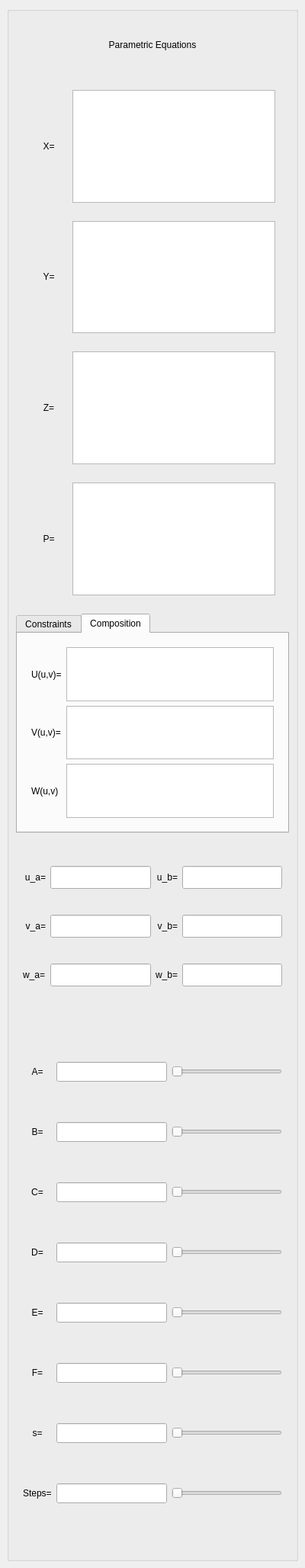
  <widget class="QDockWidget" name="dockEquations">
   <property name="minimumSize">
    <size>
     <width>400</width>
     <height>1836</height>
    </size>
   </property>
   <property name="maximumSize">
    <size>
     <width>400</width>
     <height>524287</height>
    </size>
   </property>
   <property name="windowTitle">
    <string>Equations</string>
   </property>
   <attribute name="dockWidgetArea">
    <number>4</number>
   </attribute>
   <widget class="QWidget" name="dockWidgetContents_2">
    <layout class="QVBoxLayout" name="verticalLayout_3">
     <property name="sizeConstraint">
      <enum>QLayout::SizeConstraint::SetMinimumSize</enum>
     </property>
     <item>
      <widget class="QGroupBox" name="panelEquations">
       <property name="sizePolicy">
        <sizepolicy hsizetype="Expanding" vsizetype="Preferred">
         <horstretch>0</horstretch>
         <verstretch>0</verstretch>
        </sizepolicy>
       </property>
       <layout class="QVBoxLayout" name="verticalLayout_9" stretch="0,3,1,1,3">
        <property name="sizeConstraint">
         <enum>QLayout::SizeConstraint::SetMinimumSize</enum>
        </property>
        <item>
         <widget class="QLabel" name="lblEqPar">
          <property name="sizePolicy">
           <sizepolicy hsizetype="Preferred" vsizetype="Fixed">
            <horstretch>0</horstretch>
            <verstretch>0</verstretch>
           </sizepolicy>
          </property>
          <property name="minimumSize">
           <size>
            <width>0</width>
            <height>70</height>
           </size>
          </property>
          <property name="maximumSize">
           <size>
            <width>16777215</width>
            <height>16777215</height>
           </size>
          </property>
          <property name="text">
           <string>Parametric Equations</string>
          </property>
          <property name="alignment">
           <set>Qt::AlignmentFlag::AlignCenter</set>
          </property>
         </widget>
        </item>
        <item>
         <widget class="QWidget" name="panelParametric" native="true">
          <layout class="QVBoxLayout" name="verticalLayout_25">
           <item>
            <widget class="QWidget" name="panelX" native="true">
             <property name="sizePolicy">
              <sizepolicy hsizetype="Preferred" vsizetype="Preferred">
               <horstretch>0</horstretch>
               <verstretch>0</verstretch>
              </sizepolicy>
             </property>
             <layout class="QHBoxLayout" name="horizontalLayout_9">
              <item>
               <widget class="QLabel" name="lblX">
                <property name="minimumSize">
                 <size>
                  <width>50</width>
                  <height>0</height>
                 </size>
                </property>
                <property name="text">
                 <string>X=</string>
                </property>
                <property name="alignment">
                 <set>Qt::AlignmentFlag::AlignCenter</set>
                </property>
               </widget>
              </item>
              <item>
               <widget class="QPlainTextEdit" name="lineX">
                <property name="sizePolicy">
                 <sizepolicy hsizetype="Expanding" vsizetype="Preferred">
                  <horstretch>0</horstretch>
                  <verstretch>0</verstretch>
                 </sizepolicy>
                </property>
                <property name="minimumSize">
                 <size>
                  <width>0</width>
                  <height>0</height>
                 </size>
                </property>
                <property name="maximumSize">
                 <size>
                  <width>16777215</width>
                  <height>16777215</height>
                 </size>
                </property>
               </widget>
              </item>
             </layout>
            </widget>
           </item>
           <item>
            <widget class="QWidget" name="PanelY" native="true">
             <property name="sizePolicy">
              <sizepolicy hsizetype="Expanding" vsizetype="Preferred">
               <horstretch>0</horstretch>
               <verstretch>0</verstretch>
              </sizepolicy>
             </property>
             <layout class="QHBoxLayout" name="horizontalLayout_10">
              <item>
               <widget class="QLabel" name="labelY">
                <property name="sizePolicy">
                 <sizepolicy hsizetype="Fixed" vsizetype="Fixed">
                  <horstretch>0</horstretch>
                  <verstretch>0</verstretch>
                 </sizepolicy>
                </property>
                <property name="minimumSize">
                 <size>
                  <width>50</width>
                  <height>0</height>
                 </size>
                </property>
                <property name="text">
                 <string>Y=</string>
                </property>
                <property name="alignment">
                 <set>Qt::AlignmentFlag::AlignCenter</set>
                </property>
               </widget>
              </item>
              <item>
               <widget class="QPlainTextEdit" name="lineY">
                <property name="sizePolicy">
                 <sizepolicy hsizetype="Expanding" vsizetype="Preferred">
                  <horstretch>0</horstretch>
                  <verstretch>0</verstretch>
                 </sizepolicy>
                </property>
                <property name="minimumSize">
                 <size>
                  <width>0</width>
                  <height>0</height>
                 </size>
                </property>
                <property name="maximumSize">
                 <size>
                  <width>16777215</width>
                  <height>16777215</height>
                 </size>
                </property>
               </widget>
              </item>
             </layout>
            </widget>
           </item>
           <item>
            <widget class="QWidget" name="PanelZ" native="true">
             <property name="sizePolicy">
              <sizepolicy hsizetype="Preferred" vsizetype="Preferred">
               <horstretch>0</horstretch>
               <verstretch>0</verstretch>
              </sizepolicy>
             </property>
             <layout class="QHBoxLayout" name="horizontalLayout_11">
              <item>
               <widget class="QLabel" name="labelZ">
                <property name="minimumSize">
                 <size>
                  <width>50</width>
                  <height>0</height>
                 </size>
                </property>
                <property name="text">
                 <string>Z=</string>
                </property>
                <property name="alignment">
                 <set>Qt::AlignmentFlag::AlignCenter</set>
                </property>
               </widget>
              </item>
              <item>
               <widget class="QPlainTextEdit" name="lineZ">
                <property name="sizePolicy">
                 <sizepolicy hsizetype="Expanding" vsizetype="Preferred">
                  <horstretch>0</horstretch>
                  <verstretch>0</verstretch>
                 </sizepolicy>
                </property>
                <property name="minimumSize">
                 <size>
                  <width>0</width>
                  <height>0</height>
                 </size>
                </property>
                <property name="maximumSize">
                 <size>
                  <width>16777215</width>
                  <height>16777215</height>
                 </size>
                </property>
               </widget>
              </item>
             </layout>
            </widget>
           </item>
           <item>
            <widget class="QWidget" name="panelP" native="true">
             <property name="sizePolicy">
              <sizepolicy hsizetype="Preferred" vsizetype="Preferred">
               <horstretch>0</horstretch>
               <verstretch>0</verstretch>
              </sizepolicy>
             </property>
             <layout class="QHBoxLayout" name="horizontalLayout_24">
              <item>
               <widget class="QLabel" name="lblP">
                <property name="minimumSize">
                 <size>
                  <width>50</width>
                  <height>0</height>
                 </size>
                </property>
                <property name="text">
                 <string>P=</string>
                </property>
                <property name="alignment">
                 <set>Qt::AlignmentFlag::AlignCenter</set>
                </property>
               </widget>
              </item>
              <item>
               <widget class="QPlainTextEdit" name="lineP">
                <property name="sizePolicy">
                 <sizepolicy hsizetype="Expanding" vsizetype="Preferred">
                  <horstretch>0</horstretch>
                  <verstretch>0</verstretch>
                 </sizepolicy>
                </property>
                <property name="minimumSize">
                 <size>
                  <width>0</width>
                  <height>0</height>
                 </size>
                </property>
                <property name="maximumSize">
                 <size>
                  <width>16777215</width>
                  <height>16777215</height>
                 </size>
                </property>
               </widget>
              </item>
             </layout>
            </widget>
           </item>
          </layout>
         </widget>
        </item>
        <item>
         <widget class="QTabWidget" name="panelImplicit">
          <property name="sizePolicy">
           <sizepolicy hsizetype="Preferred" vsizetype="Preferred">
            <horstretch>0</horstretch>
            <verstretch>0</verstretch>
           </sizepolicy>
          </property>
          <property name="currentIndex">
           <number>1</number>
          </property>
          <widget class="QWidget" name="tabConstraints">
           <attribute name="title">
            <string>Constraints</string>
           </attribute>
           <layout class="QVBoxLayout" name="verticalLayout_20">
            <item>
             <widget class="QWidget" name="panelExplicitConstraints" native="true">
              <property name="sizePolicy">
               <sizepolicy hsizetype="Preferred" vsizetype="Preferred">
                <horstretch>0</horstretch>
                <verstretch>0</verstretch>
               </sizepolicy>
              </property>
              <layout class="QGridLayout" name="gridLayout_8">
               <item row="1" column="0">
                <widget class="QLabel" name="lblExplU">
                 <property name="text">
                  <string>u=f(v,w)</string>
                 </property>
                </widget>
               </item>
               <item row="1" column="2">
                <widget class="QPlainTextEdit" name="lineExplicitU"/>
               </item>
               <item row="2" column="2">
                <widget class="QPlainTextEdit" name="lineExplicitV"/>
               </item>
               <item row="2" column="0">
                <widget class="QLabel" name="lblExplV">
                 <property name="text">
                  <string>v=g(u,w)</string>
                 </property>
                </widget>
               </item>
               <item row="3" column="2">
                <widget class="QPlainTextEdit" name="lineExplicitW"/>
               </item>
               <item row="3" column="0">
                <widget class="QLabel" name="lblExplW">
                 <property name="text">
                  <string>w=h(u,v)</string>
                 </property>
                </widget>
               </item>
              </layout>
             </widget>
            </item>
           </layout>
          </widget>
          <widget class="QWidget" name="tabComposition">
           <attribute name="title">
            <string>Composition</string>
           </attribute>
           <layout class="QVBoxLayout" name="verticalLayout_21">
            <item>
             <widget class="QWidget" name="panelComposition_3" native="true">
              <layout class="QGridLayout" name="gridLayout_7">
               <item row="5" column="1">
                <widget class="QPlainTextEdit" name="lineW"/>
               </item>
               <item row="3" column="1">
                <widget class="QPlainTextEdit" name="lineV"/>
               </item>
               <item row="1" column="1">
                <widget class="QPlainTextEdit" name="lineU"/>
               </item>
               <item row="1" column="0">
                <widget class="QLabel" name="label">
                 <property name="text">
                  <string>U(u,v)=</string>
                 </property>
                </widget>
               </item>
               <item row="3" column="0">
                <widget class="QLabel" name="label_4">
                 <property name="text">
                  <string>V(u,v)=</string>
                 </property>
                </widget>
               </item>
               <item row="5" column="0">
                <widget class="QLabel" name="label_5">
                 <property name="text">
                  <string>W(u,v)</string>
                 </property>
                </widget>
               </item>
              </layout>
             </widget>
            </item>
           </layout>
          </widget>
         </widget>
        </item>
        <item>
         <widget class="QWidget" name="intervalLimits" native="true">
          <layout class="QGridLayout" name="gridLayout">
           <property name="sizeConstraint">
            <enum>QLayout::SizeConstraint::SetNoConstraint</enum>
           </property>
           <item row="0" column="0">
            <widget class="QLabel" name="lbla">
             <property name="sizePolicy">
              <sizepolicy hsizetype="Preferred" vsizetype="Preferred">
               <horstretch>0</horstretch>
               <verstretch>0</verstretch>
              </sizepolicy>
             </property>
             <property name="minimumSize">
              <size>
               <width>0</width>
               <height>0</height>
              </size>
             </property>
             <property name="maximumSize">
              <size>
               <width>40</width>
               <height>16777215</height>
              </size>
             </property>
             <property name="text">
              <string>u_a=</string>
             </property>
             <property name="alignment">
              <set>Qt::AlignmentFlag::AlignRight|Qt::AlignmentFlag::AlignTrailing|Qt::AlignmentFlag::AlignVCenter</set>
             </property>
            </widget>
           </item>
           <item row="2" column="1">
            <widget class="QLineEdit" name="wMinEdit">
             <property name="minimumSize">
              <size>
               <width>0</width>
               <height>30</height>
              </size>
             </property>
            </widget>
           </item>
           <item row="2" column="3">
            <widget class="QLineEdit" name="wMaxEdit">
             <property name="minimumSize">
              <size>
               <width>0</width>
               <height>30</height>
              </size>
             </property>
            </widget>
           </item>
           <item row="0" column="3">
            <widget class="QLineEdit" name="uMaxEdit">
             <property name="sizePolicy">
              <sizepolicy hsizetype="Expanding" vsizetype="Fixed">
               <horstretch>0</horstretch>
               <verstretch>0</verstretch>
              </sizepolicy>
             </property>
             <property name="minimumSize">
              <size>
               <width>0</width>
               <height>30</height>
              </size>
             </property>
             <property name="maximumSize">
              <size>
               <width>16777215</width>
               <height>16777215</height>
              </size>
             </property>
            </widget>
           </item>
           <item row="1" column="2">
            <widget class="QLabel" name="lblb_2">
             <property name="sizePolicy">
              <sizepolicy hsizetype="Preferred" vsizetype="Preferred">
               <horstretch>0</horstretch>
               <verstretch>0</verstretch>
              </sizepolicy>
             </property>
             <property name="minimumSize">
              <size>
               <width>0</width>
               <height>0</height>
              </size>
             </property>
             <property name="maximumSize">
              <size>
               <width>40</width>
               <height>16777215</height>
              </size>
             </property>
             <property name="text">
              <string>v_b=</string>
             </property>
             <property name="alignment">
              <set>Qt::AlignmentFlag::AlignRight|Qt::AlignmentFlag::AlignTrailing|Qt::AlignmentFlag::AlignVCenter</set>
             </property>
            </widget>
           </item>
           <item row="2" column="2">
            <widget class="QLabel" name="label_3">
             <property name="text">
              <string>w_b=</string>
             </property>
            </widget>
           </item>
           <item row="1" column="1">
            <widget class="QLineEdit" name="vMinEdit">
             <property name="sizePolicy">
              <sizepolicy hsizetype="Expanding" vsizetype="Fixed">
               <horstretch>0</horstretch>
               <verstretch>0</verstretch>
              </sizepolicy>
             </property>
             <property name="minimumSize">
              <size>
               <width>0</width>
               <height>30</height>
              </size>
             </property>
             <property name="maximumSize">
              <size>
               <width>16777215</width>
               <height>16777215</height>
              </size>
             </property>
            </widget>
           </item>
           <item row="1" column="3">
            <widget class="QLineEdit" name="vMaxEdit">
             <property name="sizePolicy">
              <sizepolicy hsizetype="Expanding" vsizetype="Fixed">
               <horstretch>0</horstretch>
               <verstretch>0</verstretch>
              </sizepolicy>
             </property>
             <property name="minimumSize">
              <size>
               <width>0</width>
               <height>30</height>
              </size>
             </property>
             <property name="maximumSize">
              <size>
               <width>16777215</width>
               <height>16777215</height>
              </size>
             </property>
            </widget>
           </item>
           <item row="1" column="0">
            <widget class="QLabel" name="lbla_2">
             <property name="sizePolicy">
              <sizepolicy hsizetype="Fixed" vsizetype="Fixed">
               <horstretch>0</horstretch>
               <verstretch>0</verstretch>
              </sizepolicy>
             </property>
             <property name="minimumSize">
              <size>
               <width>30</width>
               <height>0</height>
              </size>
             </property>
             <property name="maximumSize">
              <size>
               <width>40</width>
               <height>16777215</height>
              </size>
             </property>
             <property name="text">
              <string>v_a=</string>
             </property>
             <property name="alignment">
              <set>Qt::AlignmentFlag::AlignRight|Qt::AlignmentFlag::AlignTrailing|Qt::AlignmentFlag::AlignVCenter</set>
             </property>
            </widget>
           </item>
           <item row="0" column="2">
            <widget class="QLabel" name="lblb">
             <property name="sizePolicy">
              <sizepolicy hsizetype="Preferred" vsizetype="Preferred">
               <horstretch>0</horstretch>
               <verstretch>0</verstretch>
              </sizepolicy>
             </property>
             <property name="minimumSize">
              <size>
               <width>0</width>
               <height>0</height>
              </size>
             </property>
             <property name="maximumSize">
              <size>
               <width>40</width>
               <height>16777215</height>
              </size>
             </property>
             <property name="text">
              <string>u_b=</string>
             </property>
             <property name="alignment">
              <set>Qt::AlignmentFlag::AlignRight|Qt::AlignmentFlag::AlignTrailing|Qt::AlignmentFlag::AlignVCenter</set>
             </property>
            </widget>
           </item>
           <item row="0" column="1">
            <widget class="QLineEdit" name="uMinEdit">
             <property name="sizePolicy">
              <sizepolicy hsizetype="Expanding" vsizetype="Fixed">
               <horstretch>0</horstretch>
               <verstretch>0</verstretch>
              </sizepolicy>
             </property>
             <property name="minimumSize">
              <size>
               <width>0</width>
               <height>30</height>
              </size>
             </property>
             <property name="maximumSize">
              <size>
               <width>16777215</width>
               <height>16777215</height>
              </size>
             </property>
            </widget>
           </item>
           <item row="2" column="0">
            <widget class="QLabel" name="label_2">
             <property name="text">
              <string>w_a=</string>
             </property>
            </widget>
           </item>
          </layout>
         </widget>
        </item>
        <item>
         <widget class="QWidget" name="panelTickness" native="true">
          <property name="sizePolicy">
           <sizepolicy hsizetype="Preferred" vsizetype="Preferred">
            <horstretch>0</horstretch>
            <verstretch>0</verstretch>
           </sizepolicy>
          </property>
          <layout class="QGridLayout" name="gridLayout_9">
           <property name="sizeConstraint">
            <enum>QLayout::SizeConstraint::SetMinimumSize</enum>
           </property>
           <item row="4" column="0">
            <widget class="QLabel" name="lblE">
             <property name="sizePolicy">
              <sizepolicy hsizetype="Preferred" vsizetype="Fixed">
               <horstretch>0</horstretch>
               <verstretch>0</verstretch>
              </sizepolicy>
             </property>
             <property name="text">
              <string>E=</string>
             </property>
             <property name="alignment">
              <set>Qt::AlignmentFlag::AlignCenter</set>
             </property>
            </widget>
           </item>
           <item row="3" column="4">
            <widget class="QSlider" name="dSlider">
             <property name="minimumSize">
              <size>
               <width>0</width>
               <height>26</height>
              </size>
             </property>
             <property name="orientation">
              <enum>Qt::Orientation::Horizontal</enum>
             </property>
            </widget>
           </item>
           <item row="6" column="0">
            <widget class="QLabel" name="lblS">
             <property name="sizePolicy">
              <sizepolicy hsizetype="Preferred" vsizetype="Fixed">
               <horstretch>0</horstretch>
               <verstretch>0</verstretch>
              </sizepolicy>
             </property>
             <property name="minimumSize">
              <size>
               <width>0</width>
               <height>26</height>
              </size>
             </property>
             <property name="text">
              <string>s=</string>
             </property>
             <property name="alignment">
              <set>Qt::AlignmentFlag::AlignCenter</set>
             </property>
            </widget>
           </item>
           <item row="5" column="4">
            <widget class="QSlider" name="fSlider">
             <property name="minimumSize">
              <size>
               <width>0</width>
               <height>26</height>
              </size>
             </property>
             <property name="orientation">
              <enum>Qt::Orientation::Horizontal</enum>
             </property>
            </widget>
           </item>
           <item row="2" column="4">
            <widget class="QSlider" name="cSlider">
             <property name="minimumSize">
              <size>
               <width>0</width>
               <height>26</height>
              </size>
             </property>
             <property name="orientation">
              <enum>Qt::Orientation::Horizontal</enum>
             </property>
            </widget>
           </item>
           <item row="0" column="4">
            <widget class="QSlider" name="aSlider">
             <property name="minimumSize">
              <size>
               <width>0</width>
               <height>26</height>
              </size>
             </property>
             <property name="orientation">
              <enum>Qt::Orientation::Horizontal</enum>
             </property>
            </widget>
           </item>
           <item row="2" column="2">
            <widget class="QLineEdit" name="lineC">
             <property name="sizePolicy">
              <sizepolicy hsizetype="Expanding" vsizetype="Fixed">
               <horstretch>0</horstretch>
               <verstretch>0</verstretch>
              </sizepolicy>
             </property>
             <property name="minimumSize">
              <size>
               <width>0</width>
               <height>26</height>
              </size>
             </property>
            </widget>
           </item>
           <item row="6" column="2">
            <widget class="QLineEdit" name="lineS">
             <property name="sizePolicy">
              <sizepolicy hsizetype="Expanding" vsizetype="Fixed">
               <horstretch>0</horstretch>
               <verstretch>0</verstretch>
              </sizepolicy>
             </property>
             <property name="minimumSize">
              <size>
               <width>0</width>
               <height>26</height>
              </size>
             </property>
            </widget>
           </item>
           <item row="7" column="2">
            <widget class="QLineEdit" name="lineSteps">
             <property name="sizePolicy">
              <sizepolicy hsizetype="Expanding" vsizetype="Fixed">
               <horstretch>0</horstretch>
               <verstretch>0</verstretch>
              </sizepolicy>
             </property>
             <property name="minimumSize">
              <size>
               <width>0</width>
               <height>26</height>
              </size>
             </property>
            </widget>
           </item>
           <item row="6" column="4">
            <widget class="QSlider" name="sSlider">
             <property name="orientation">
              <enum>Qt::Orientation::Horizontal</enum>
             </property>
            </widget>
           </item>
           <item row="4" column="4">
            <widget class="QSlider" name="eSlider">
             <property name="minimumSize">
              <size>
               <width>0</width>
               <height>26</height>
              </size>
             </property>
             <property name="orientation">
              <enum>Qt::Orientation::Horizontal</enum>
             </property>
            </widget>
           </item>
           <item row="5" column="0">
            <widget class="QLabel" name="lblF">
             <property name="sizePolicy">
              <sizepolicy hsizetype="Preferred" vsizetype="Fixed">
               <horstretch>0</horstretch>
               <verstretch>0</verstretch>
              </sizepolicy>
             </property>
             <property name="text">
              <string>F=</string>
             </property>
             <property name="alignment">
              <set>Qt::AlignmentFlag::AlignCenter</set>
             </property>
            </widget>
           </item>
           <item row="3" column="2">
            <widget class="QLineEdit" name="lineD">
             <property name="sizePolicy">
              <sizepolicy hsizetype="Expanding" vsizetype="Fixed">
               <horstretch>0</horstretch>
               <verstretch>0</verstretch>
              </sizepolicy>
             </property>
             <property name="minimumSize">
              <size>
               <width>0</width>
               <height>26</height>
              </size>
             </property>
            </widget>
           </item>
           <item row="3" column="0">
            <widget class="QLabel" name="lblD">
             <property name="sizePolicy">
              <sizepolicy hsizetype="Preferred" vsizetype="Fixed">
               <horstretch>0</horstretch>
               <verstretch>0</verstretch>
              </sizepolicy>
             </property>
             <property name="text">
              <string>D=</string>
             </property>
             <property name="alignment">
              <set>Qt::AlignmentFlag::AlignCenter</set>
             </property>
            </widget>
           </item>
           <item row="1" column="2">
            <widget class="QLineEdit" name="lineB">
             <property name="sizePolicy">
              <sizepolicy hsizetype="Expanding" vsizetype="Fixed">
               <horstretch>0</horstretch>
               <verstretch>0</verstretch>
              </sizepolicy>
             </property>
             <property name="minimumSize">
              <size>
               <width>0</width>
               <height>26</height>
              </size>
             </property>
            </widget>
           </item>
           <item row="1" column="4">
            <widget class="QSlider" name="bSlider">
             <property name="minimumSize">
              <size>
               <width>0</width>
               <height>26</height>
              </size>
             </property>
             <property name="orientation">
              <enum>Qt::Orientation::Horizontal</enum>
             </property>
            </widget>
           </item>
           <item row="7" column="4">
            <widget class="QSlider" name="stepSlider">
             <property name="orientation">
              <enum>Qt::Orientation::Horizontal</enum>
             </property>
            </widget>
           </item>
           <item row="0" column="0">
            <widget class="QLabel" name="lblA">
             <property name="sizePolicy">
              <sizepolicy hsizetype="Preferred" vsizetype="Fixed">
               <horstretch>0</horstretch>
               <verstretch>0</verstretch>
              </sizepolicy>
             </property>
             <property name="text">
              <string>A=</string>
             </property>
             <property name="alignment">
              <set>Qt::AlignmentFlag::AlignCenter</set>
             </property>
            </widget>
           </item>
           <item row="4" column="2">
            <widget class="QLineEdit" name="lineE">
             <property name="sizePolicy">
              <sizepolicy hsizetype="Expanding" vsizetype="Fixed">
               <horstretch>0</horstretch>
               <verstretch>0</verstretch>
              </sizepolicy>
             </property>
             <property name="minimumSize">
              <size>
               <width>0</width>
               <height>26</height>
              </size>
             </property>
            </widget>
           </item>
           <item row="5" column="2">
            <widget class="QLineEdit" name="lineF">
             <property name="sizePolicy">
              <sizepolicy hsizetype="Expanding" vsizetype="Fixed">
               <horstretch>0</horstretch>
               <verstretch>0</verstretch>
              </sizepolicy>
             </property>
             <property name="minimumSize">
              <size>
               <width>0</width>
               <height>26</height>
              </size>
             </property>
            </widget>
           </item>
           <item row="1" column="0">
            <widget class="QLabel" name="lblB">
             <property name="sizePolicy">
              <sizepolicy hsizetype="Preferred" vsizetype="Fixed">
               <horstretch>0</horstretch>
               <verstretch>0</verstretch>
              </sizepolicy>
             </property>
             <property name="text">
              <string>B=</string>
             </property>
             <property name="alignment">
              <set>Qt::AlignmentFlag::AlignCenter</set>
             </property>
            </widget>
           </item>
           <item row="2" column="0">
            <widget class="QLabel" name="lblC">
             <property name="sizePolicy">
              <sizepolicy hsizetype="Preferred" vsizetype="Fixed">
               <horstretch>0</horstretch>
               <verstretch>0</verstretch>
              </sizepolicy>
             </property>
             <property name="text">
              <string>C=</string>
             </property>
             <property name="alignment">
              <set>Qt::AlignmentFlag::AlignCenter</set>
             </property>
            </widget>
           </item>
           <item row="0" column="2">
            <widget class="QLineEdit" name="lineA">
             <property name="sizePolicy">
              <sizepolicy hsizetype="Expanding" vsizetype="Fixed">
               <horstretch>0</horstretch>
               <verstretch>0</verstretch>
              </sizepolicy>
             </property>
             <property name="minimumSize">
              <size>
               <width>0</width>
               <height>26</height>
              </size>
             </property>
            </widget>
           </item>
           <item row="7" column="0">
            <widget class="QLabel" name="lblSteps">
             <property name="sizePolicy">
              <sizepolicy hsizetype="Preferred" vsizetype="Fixed">
               <horstretch>0</horstretch>
               <verstretch>0</verstretch>
              </sizepolicy>
             </property>
             <property name="minimumSize">
              <size>
               <width>0</width>
               <height>26</height>
              </size>
             </property>
             <property name="text">
              <string>Steps=</string>
             </property>
            </widget>
           </item>
          </layout>
         </widget>
        </item>
       </layout>
      </widget>
     </item>
    </layout>
   </widget>
  </widget>
